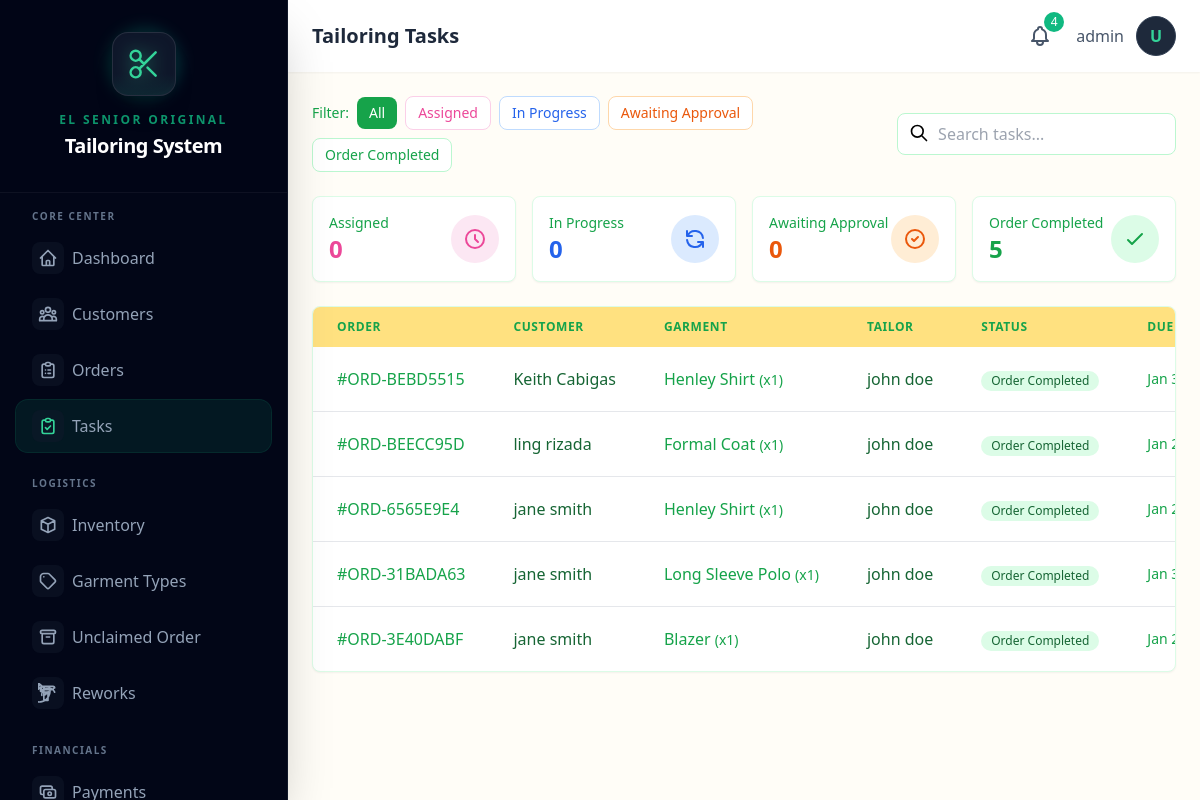
Before: /tasks/ (signed in) with the older database file.
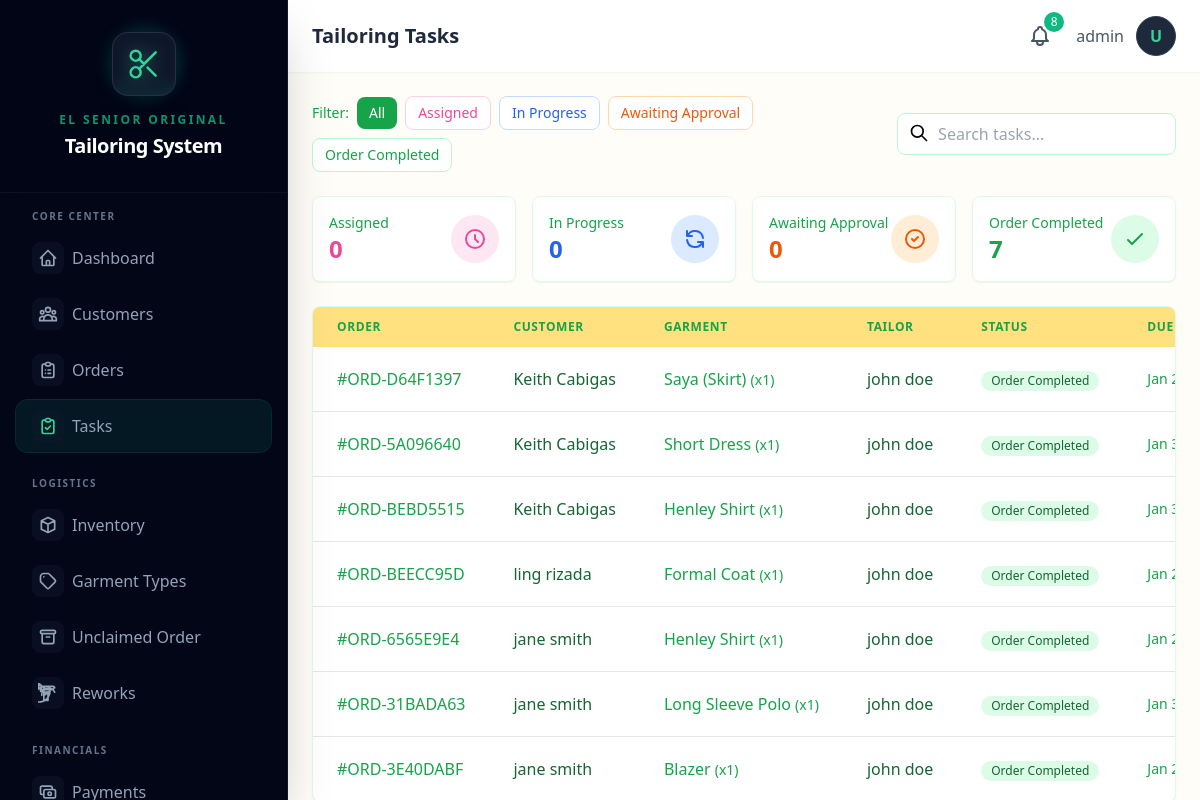
After: the same page with the newer database file.
### core/models.py (models this page shows, shortened)
class TailoringTask(models.Model):
    STATUS_CHOICES = [
        ('assigned', 'Assigned'),
        ('in_progress', 'In Progress'),
        ('completed', 'Awaiting Approval'),
        ('approved', 'Order Completed'),
    ]
    order = models.OneToOneField(
        Order,
        on_delete=models.CASCADE,
        related_name='tailoring_task'
    )
    tailor = models.ForeignKey(
        User,
        on_delete=models.SET_NULL,
        null=True,
        related_name='assigned_tasks'
    )
    status = models.CharField(max_length=20, choices=STATUS_CHOICES, default='assigned')
    notes = models.TextField(blank=True)
    commission_rate = models.DecimalField(
        max_digits=5,
        decimal_places=2,
        default=Decimal('15.00'),
        help_text="Commission percentage for this task"
    )
    commission_amount = models.DecimalField(
        max_digits=10,
        decimal_places=2,
        default=Decimal('0.00'),
        help_text="Calculated commission amount"
    )
    commission_paid = models.BooleanField(
        default=False,
        help_text="Whether commission has been credited to tailor"
    )
    commission_paid_date = models.DateTimeField(null=True, blank=True)
    assigned_date = models.DateTimeField(auto_now_add=True)
    started_date = models.DateTimeField(null=True, blank=True)
    completed_date = models.DateTimeField(null=True, blank=True)
    approved_date = models.DateTimeField(null=True, blank=True)
    approved_by = models.ForeignKey(
        User,
        on_delete=models.SET_NULL,
        null=True,
        blank=True,
        related_name='approved_tasks'
    )
    created_at = models.DateTimeField(auto_now_add=True)
    updated_at = models.DateTimeField(auto_now=True)
    class Meta:
        ordering = ['-created_at']

class Order(models.Model):
    STATUS_CHOICES = [
        ('pending', 'Pending'),
        ('in_progress', 'In Progress'),
        ('completed', 'Completed'),
        ('delivered', 'Claimed'),
        ('for_adjustment', 'For Adjustment/Rework'),
        ('ready_for_reclaim', 'Ready for Re-Claim'),
        ('cancelled', 'Cancelled'),
    ]
    order_number = models.CharField(max_length=50, unique=True, editable=False)
    customer = models.ForeignKey(
        Customer,
        on_delete=models.PROTECT,
        related_name='orders'
    )
    garment_type = models.ForeignKey(
        GarmentType,
        on_delete=models.PROTECT
    )
    fabric = models.ForeignKey(
        Fabric,
        on_delete=models.PROTECT
    )
    quantity = models.PositiveIntegerField(default=1)
    fabric_meters_used = models.DecimalField(
        max_digits=10,
        decimal_places=2
    )
    measurements = models.JSONField(default=dict, blank=True)
    special_instructions = models.TextField(blank=True)
    total_price = models.DecimalField(max_digits=10, decimal_places=2)
    deposit_amount = models.DecimalField(max_digits=10, decimal_places=2)
    balance_amount = models.DecimalField(max_digits=10, decimal_places=2)
    status = models.CharField(max_length=20, choices=STATUS_CHOICES, default='pending')
    order_date = models.DateTimeField(auto_now_add=True)
    due_date = models.DateField(null=True, blank=True)
    completed_date = models.DateTimeField(null=True, blank=True)
    created_by = models.ForeignKey(
        User,
        on_delete=models.SET_NULL,
        null=True,
        related_name='created_orders'
    )
    created_at = models.DateTimeField(auto_now_add=True)
    updated_at = models.DateTimeField(auto_now=True)
    class Meta:
        ordering = ['-created_at']

class Customer(models.Model):
    name = models.CharField(max_length=200)
    contact_number = models.CharField(max_length=20)
    address = models.TextField(blank=True)
    email = models.EmailField(blank=True)
    created_at = models.DateTimeField(auto_now_add=True)
    updated_at = models.DateTimeField(auto_now=True)
    class Meta:
        ordering = ['-created_at']

class GarmentType(models.Model):
    name = models.CharField(max_length=200)
    description = models.TextField(blank=True)
    garment_category = models.CharField(
        max_length=20,
        choices=[
            ('upper', 'Upper Body'),
            ('lower', 'Lower Body'),
            ('both', 'Upper & Lower (Both)'),
        ],
        default='upper',
        help_text="Category of garment for measurement purposes"
    )
    estimated_fabric_meters = models.DecimalField(
        max_digits=5,
        decimal_places=2,
        help_text="Estimated fabric meters required per garment"
    )
    base_price = models.DecimalField(
        max_digits=10,
        decimal_places=2,
        default=0,
        help_text="Base tailoring price"
    )
    default_tailor = models.ForeignKey(
        User,
        on_delete=models.SET_NULL,
        null=True,
        blank=True,
        related_name='specialized_garments',
        help_text="Default tailor for this garment type"
    )
    created_at = models.DateTimeField(auto_now_add=True)
    updated_at = models.DateTimeField(auto_now=True)
    class Meta:
        ordering = ['name']

### core/views.py (the view)
# urls.py: path("tasks/", views.task_list, name="task_list"),
@login_required
def task_list(request):
    if hasattr(request.user, "profile") and request.user.profile.is_tailor:
        base_tasks = TailoringTask.objects.filter(tailor=request.user)
    else:
        base_tasks = TailoringTask.objects.all()
    stats = {
        'assigned': base_tasks.filter(status='assigned').count(),
        'in_progress': base_tasks.filter(status='in_progress').count(),
        'completed': base_tasks.filter(status='completed').count(),
        'approved': base_tasks.filter(status='approved').count(),
    }
    tasks = base_tasks.select_related(
        "order", "order__customer", "order__garment_type", "tailor"
    ).order_by("-created_at")
    status_filter = request.GET.get("status", "")
    if status_filter:
        tasks = tasks.filter(status=status_filter)
    paginator = Paginator(tasks, 20)
    page = request.GET.get("page", 1)
    tasks = paginator.get_page(page)
    return render(
        request,
        "tasks/list.html",
        {
            "tasks": tasks,
            "status_filter": status_filter,
            "status_choices": TailoringTask.STATUS_CHOICES,
            "stats": stats,
            "today": timezone.now().date(),
        },
    )

### core/context_processors.py (called while the page is built)
def shop_info(request):
    return {
        'SHOP_NAME': getattr(settings, 'SHOP_NAME', 'El Senior Original Tailoring'),
        'SHOP_ADDRESS': getattr(settings, 'SHOP_ADDRESS', ''),
        'SHOP_PHONE': getattr(settings, 'SHOP_PHONE', ''),
    }

def notifications(request):
    if not request.user.is_authenticated:
        return {
            'unread_notification_count': 0,
            'recent_notifications': [],
            'has_unread_notifications': False,
        }
    from .models import Notification
    unread_count = Notification.get_unread_count(request.user)
    recent_notifications = Notification.get_recent_notifications(request.user, limit=10)
    urgent_count = Notification.objects.filter(
        recipient=request.user,
        is_read=False,
        priority__in=['urgent', 'high']
    ).count()
    return {
        'unread_notification_count': unread_count,
        'recent_notifications': recent_notifications,
        'has_unread_notifications': unread_count > 0,
        'urgent_notification_count': urgent_count,
        'has_urgent_notifications': urgent_count > 0,
    }

### core/models.py (called while the page is built)
    @property
    def is_admin(self):
        return self.role == 'admin'

### templates/tasks/list.html (shortened to what the changed rows need)
{% extends 'base.html' %}
{% block page_title %}Tailoring Tasks{% endblock %}
{% block content %}
<div class="space-y-6">
    <div class="grid grid-cols-1 sm:grid-cols-2 lg:grid-cols-4 gap-4">
        <div class="bg-white rounded-lg shadow-sm p-4 border border-green-100">
            <div class="flex items-center justify-between">
                <div>
                    <p class="text-sm font-medium text-green-600">Order Completed</p>
                    <p class="text-2xl font-bold text-green-600">{{ stats.approved|default:"0" }}</p>
                </div>
            </div>
        </div>
    </div>
    <div id="task-list-container" class="bg-white rounded-lg shadow-sm border border-green-100 overflow-hidden">
        {% if tasks %}
        <div class="overflow-x-auto">
            <table class="w-full">
                <thead class="bg-cream-500">
                    <tr>
                        <th class="px-6 py-3 text-left text-xs font-semibold text-green-600 uppercase tracking-wider">Order</th>
                        <th class="px-6 py-3 text-left text-xs font-semibold text-green-600 uppercase tracking-wider">Customer</th>
                        <th class="px-6 py-3 text-left text-xs font-semibold text-green-600 uppercase tracking-wider">Garment</th>
                        <th class="px-6 py-3 text-left text-xs font-semibold text-green-600 uppercase tracking-wider">Tailor</th>
                        <th class="px-6 py-3 text-left text-xs font-semibold text-green-600 uppercase tracking-wider">Status</th>
                        <th class="px-6 py-3 text-left text-xs font-semibold text-green-600 uppercase tracking-wider">Due Date</th>
                    </tr>
                </thead>
                <tbody class="divide-y divide-brown-100">
                    {% for task in tasks %}
                    <tr class="hover:bg-pink-5000 transition-colors">
                        <td class="px-6 py-4 whitespace-nowrap">
                            <a href="{% url 'order_detail' task.order.pk %}" class="text-green-600 hover:text-green-800 font-medium">
                                #{{ task.order.order_number }}
                            </a>
                        </td>
                        <td class="px-6 py-4 whitespace-nowrap text-green-800">
                            {{ task.order.customer.name }}
                        </td>
                        <td class="px-6 py-4 whitespace-nowrap text-green-600">
                            {{ task.order.garment_type.name }}
                            <span class="text-cream-600 text-sm">(x{{ task.order.quantity }})</span>
                        </td>
                        <td class="px-6 py-4 whitespace-nowrap text-green-800">
                            {% if task.tailor %}
                                {{ task.tailor.get_full_name|default:task.tailor.username }}
                            {% else %}
                                <span class="text-cream-600">Unassigned</span>
                            {% endif %}
                        </td>
                        <td class="px-6 py-4 whitespace-nowrap">
                            <span class="inline-flex items-center px-2.5 py-0.5 rounded-full text-xs font-medium
                                {% if task.status == 'approved' %}
                                    bg-green-100 text-green-800
                                {% elif task.status == 'completed' %}
                                    bg-orange-100 text-orange-800
                                {% elif task.status == 'in_progress' %}
                                    bg-blue-100 text-blue-800
                                {% else %}
                                    bg-pink-100 text-pink-500
                                {% endif %}">
                                {{ task.get_status_display }}
                            </span>
                        </td>
                        <td class="px-6 py-4 whitespace-nowrap text-sm">
                            {% if task.order.due_date %}
                                <span class="{% if task.order.due_date < today and task.status != 'approved' %}text-salmon-500 font-medium{% else %}text-green-600{% endif %}">
                                    {{ task.order.due_date|date:"M j, Y" }}
                                </span>
                            {% else %}
                                <span class="text-cream-600">-</span>
                            {% endif %}
                        </td>
                    </tr>
                    {% endfor %}
                </tbody>
            </table>
        </div>
        {% endif %}
    </div>
</div>
{% endblock %}

### templates/base.html (shortened to what the changed rows need)
<!DOCTYPE html>
<html lang="en">
<head>
    {% load static %}
    <script src="{% static 'js/tailwind.js' %}"></script>
    <link rel="stylesheet" href="https://unpkg.com/unpoly@3.10.2/unpoly.min.css">
</head>
<body class="bg-cream-50 min-h-screen">
    {% block body %}
    {% if user.is_authenticated %}
    <div x-data="{ sidebarOpen: false }" class="flex h-screen overflow-hidden">
        <aside :class="sidebarOpen ? 'translate-x-0' : '-translate-x-full'"
            class="fixed inset-y-0 left-0 z-30 w-72 bg-slate-950 border-r border-slate-800/50 transform transition-all duration-300 ease-in-out lg:translate-x-0 lg:static lg:inset-auto no-print shadow-2xl overflow-y-auto scrollbar-thin scrollbar-thumb-slate-800 scrollbar-track-transparent">
            <div class="sticky top-0 z-20 flex flex-col items-center justify-center py-8 px-6 bg-slate-950/80 backdrop-blur-md border-b border-white/5">
                <h2 class="mt-4 text-center">
                    <span class="block text-xs uppercase tracking-[0.2em] text-emerald-500 font-bold mb-1 opacity-80">El Senior Original</span>
                    <span class="block text-xl font-black text-white tracking-tight">Tailoring System</span>
                </h2>
            </div>
        </aside>
        <div class="flex-1 flex flex-col overflow-hidden">
            <header class="bg-white shadow-sm z-10 no-print">
                <div class="flex items-center justify-between px-6 py-4">
                    <h1 class="text-xl font-semibold text-slate-800">{% block page_title %}Dashboard{% endblock %}</h1>
                    <div class="flex items-center gap-4">
                        <div x-data="{ notifOpen: false }" class="relative">
                            <button @click="notifOpen = !notifOpen" @click.away="notifOpen = false"
                                class="relative p-2 text-slate-600 hover:text-slate-800 hover:bg-slate-100 rounded-full focus:outline-none transition-colors"
                                hx-get="{% url 'notification_dropdown' %}" hx-trigger="click"
                                hx-target="#notification-dropdown-content" hx-swap="innerHTML">
                                {% if unread_notification_count > 0 %}
                                <span
                                    class="absolute -top-1 -right-1 bg-emerald-500 text-white text-xs rounded-full h-5 w-5 flex items-center justify-center animate-pulse">
                                    {{ unread_notification_count|default:0 }}
                                </span>
                                {% endif %}
                            </button>
                        </div>
                    </div>
            </header>
            <main id="main-content" class="flex-1 overflow-y-auto p-6">
                {% block content %}{% endblock %}
            </main>
        </div>
    </div>
    {% else %}
    {% block unauthenticated_content %}{% endblock %}
    {% endif %}
    {% endblock %}
</body>
</html>

Changed rows visible on the page:
added TailoringTask: order.order_number "ORD-D64F1397", order.customer.name "Keith Cabigas", order.garment_type.name "Saya (Skirt)", order.quantity "1", tailor.get_full_name "john doe", status "Order Completed", order.due_date "Jan…"
added TailoringTask: order.order_number "ORD-5A096640", order.customer.name "Keith Cabigas", order.garment_type.name "Short Dress", order.quantity "1", tailor.get_full_name "john doe", status "Order Completed", order.due_date "Jan…"
Other visible differences:
{{ unread_notification_count|default:0 }}: "4" → "8"
{{ stats.approved|default:"0" }}: "5" → "7"
